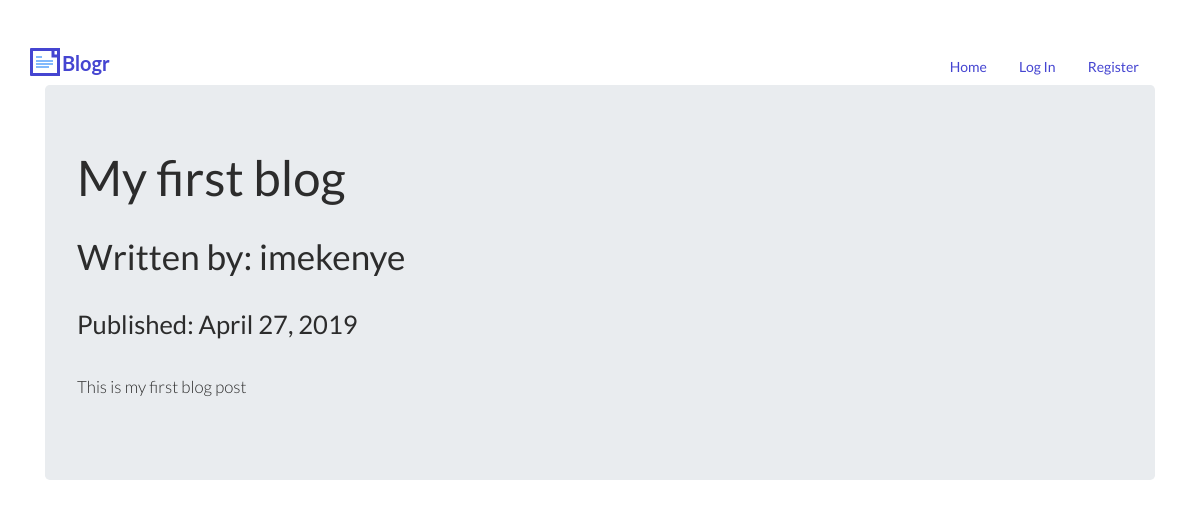
The page /1 on the database its author committed.
### app/models.py (models this page shows, shortened)
class BlogPost(db.Model):
    users = db.relationship(User)
    id = db.Column(db.Integer,primary_key=True)
    user_id = db.Column(db.Integer,db.ForeignKey ('users.id'),nullable=False)
    date = db.Column(db.DateTime,nullable=False,default=datetime.utcnow)
    title = db.Column(db.String(140),nullable=False)
    text = db.Column(db.Text,nullable=False)

class User(db.Model,UserMixin):
    __tablename__ = 'users'
    id = db.Column(db.Integer,primary_key=True)
    profile_image = db.Column(db.String(64),nullable=False,default='default_profile.png')
    email = db.Column(db.String(64),unique=True,index=True)
    username = db.Column(db.String(64),unique=True,index=True)
    password_hash = db.Column(db.String(128))
    posts = db.relationship('BlogPost',backref='author',lazy=True)

### app/blog_posts/views.py (the view)
@blog_posts.route('/<int:blog_post_id>')
def blog_post(blog_post_id):
    blog_post = BlogPost.query.get_or_404(blog_post_id)
    return render_template('blog_post.html',title=blog_post.title,
                            date=blog_post.date,post=blog_post
    )

### app/templates/blog_post.html (shortened to what this page needs)
{% extends "base.html" %}
{% block content %}
<div class="jumbotron">
  <h1>{{ post.title }}</h1>
  <h2>Written by: {{post.author.username}}</h2>
  <h3>Published: {{ post.date.strftime('%B %d, %Y') }}</h3>
  <p>{{post.text}}</p>
</div>
{% endblock content %}

### rows shown on the page
BlogPost: title "My first blog", date "April 27, 2019", text "This is my first blog post"
User: author.username "imekenye"
